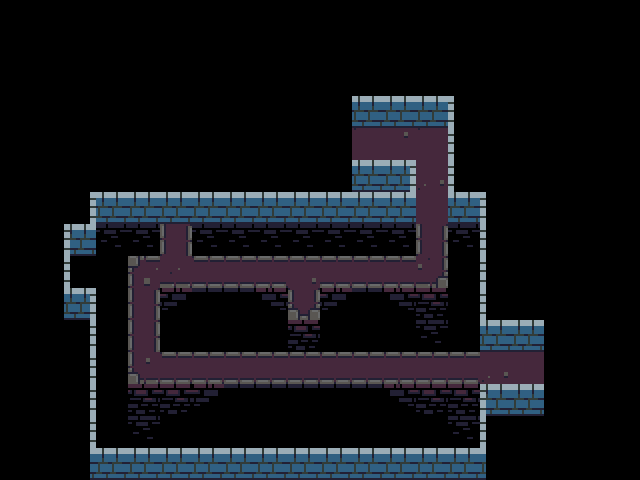

This game map was drawn from its Tiled (.tmx) file and the tilesets committed beside it. A one-line description and the full map source follow:
An orthogonal 20x15 tile map with 32x32 px tiles, 3 tile layers (ground, walls, death) and 4 objects (2x connection, 2x arrowSource).

<map version="1.0" tiledversion="1.0.3" orientation="orthogonal" renderorder="right-down" width="20" height="15" tilewidth="32" tileheight="32" nextobjectid="17">
 <properties>
  <property name="number" value="23" />
 </properties>
 <tileset firstgid="1" source="tower-tileset.tsx" />
 <layer name="ground" width="20" height="15">
  <data encoding="csv">
0,0,0,0,0,0,0,0,0,0,0,0,0,0,0,0,0,0,0,0,
0,0,0,0,0,0,0,0,0,0,0,0,0,0,0,0,0,0,0,0,
0,0,0,0,0,0,0,0,0,0,0,0,0,0,0,0,0,0,0,0,
0,0,0,0,0,0,0,0,0,0,0,0,0,0,0,0,0,0,0,0,
0,0,0,0,0,0,0,0,0,0,0,0,37,55,0,0,0,0,0,0,
0,0,0,0,0,0,0,0,0,0,0,0,0,27,0,0,0,0,0,0,
0,0,0,0,0,0,0,0,0,0,0,0,0,2,0,0,0,0,0,0,
0,0,0,0,0,47,0,0,0,0,0,0,0,47,0,0,0,0,0,0,
0,0,4,0,44,65,57,57,57,45,57,57,57,66,0,0,0,0,0,0,
0,0,0,0,47,0,0,0,0,58,0,0,0,0,0,0,0,0,0,0,
0,0,0,0,47,0,0,0,0,0,0,0,0,0,0,0,0,0,0,0,
0,0,0,0,64,57,57,57,57,57,57,57,57,57,57,27,0,0,0,0,
0,0,0,0,0,0,0,0,0,0,0,0,0,0,0,0,0,0,0,0,
0,0,0,0,0,0,0,0,0,0,0,0,0,0,0,0,0,0,0,0,
0,0,0,0,0,0,0,0,0,0,0,0,0,0,0,0,0,0,0,0
</data>
 </layer>
 <layer name="walls" width="20" height="15">
  <data encoding="csv">
0,0,0,0,0,0,0,0,0,0,0,0,0,0,0,0,0,0,0,0,
0,0,0,0,0,0,0,0,0,0,0,0,0,0,0,0,0,0,0,0,
0,0,0,0,0,0,0,0,0,0,0,0,0,0,0,0,0,0,0,0,
0,0,0,0,0,0,0,0,0,0,0,12,12,12,15,0,0,0,0,0,
0,0,0,0,0,0,0,0,0,0,0,55,0,0,15,0,0,0,0,0,
0,0,0,0,0,0,0,0,0,0,0,12,23,0,15,0,0,0,0,0,
0,0,14,12,12,12,12,12,12,12,12,12,12,0,12,15,0,0,0,0,
0,0,22,0,0,0,0,0,0,0,0,0,0,0,0,15,0,0,0,0,
0,0,15,0,0,0,0,0,0,0,0,0,0,0,0,15,0,0,0,0,
0,0,23,0,0,0,0,0,0,0,0,0,0,0,0,15,0,0,0,0,
0,0,14,0,0,0,0,0,0,0,0,0,0,0,0,12,12,0,0,0,
0,0,14,0,0,0,0,0,0,0,0,0,0,0,0,0,2,0,0,0,
0,0,14,0,0,0,0,0,0,0,0,0,0,0,0,22,12,0,0,0,
0,0,14,0,0,0,0,0,0,0,0,0,0,0,0,15,0,0,0,0,
0,0,24,12,12,12,12,12,12,12,12,12,12,12,12,21,0,0,0,0
</data>
 </layer>
 <layer name="death" width="20" height="15">
  <data encoding="csv">
0,0,0,0,0,0,0,0,0,0,0,0,0,0,0,0,0,0,0,0,
0,0,0,0,0,0,0,0,0,0,0,0,0,0,0,0,0,0,0,0,
0,0,0,0,0,0,0,0,0,0,0,0,0,0,0,0,0,0,0,0,
0,0,0,0,0,0,0,0,0,0,0,0,0,0,0,0,0,0,0,0,
0,0,0,0,0,0,0,0,0,0,0,0,0,0,0,0,0,0,0,0,
0,0,0,0,0,0,0,0,0,0,0,0,0,0,0,0,0,0,0,0,
0,0,0,0,0,0,0,0,0,0,0,0,0,0,0,0,0,0,0,0,
0,0,0,89,89,0,89,89,89,89,89,89,89,0,89,0,0,0,0,0,
0,0,0,4,0,0,0,0,0,0,0,0,0,0,4,0,0,0,0,0,
0,0,0,4,0,80,75,75,78,0,80,75,78,79,4,0,0,0,0,0,
0,0,0,4,0,4,4,4,4,79,4,4,4,89,4,0,0,0,0,0,
0,0,0,4,0,0,0,0,0,0,0,0,0,0,0,0,0,0,0,0,
0,0,0,4,79,79,80,75,75,75,75,75,78,79,79,0,0,0,0,0,
0,0,0,4,89,4,4,4,4,4,4,4,4,4,89,0,0,0,0,0,
0,0,0,0,0,0,0,0,0,0,0,0,0,0,0,0,0,0,0,0
</data>
 </layer>
 <objectgroup name="objects">
  <object id="9" name="53" type="connection" x="384" y="128" width="32" height="32">
   <properties>
    <property name="dir" value="right" />
    <property name="to" value="12" />
   </properties>
  </object>
  <object id="10" name="54" type="connection" x="480" y="352" width="32" height="32">
   <properties>
    <property name="dir" value="left" />
    <property name="to" value="55" />
   </properties>
  </object>
  <object id="14" type="arrowSource" x="64" y="256" width="32" height="32">
   <properties>
    <property name="delay" value="4.7" />
    <property name="isRed" value="true" />
    <property name="offset" value="0" />
    <property name="xdir" value="1" />
    <property name="ydir" value="0" />
   </properties>
  </object>
  <object id="16" type="arrowSource" x="256" y="448" width="32" height="32">
   <properties>
    <property name="delay" value="1.5" />
    <property name="offset" value="0" />
    <property name="xdir" value="0" />
    <property name="ydir" value="1" />
   </properties>
  </object>
 </objectgroup>
</map>
